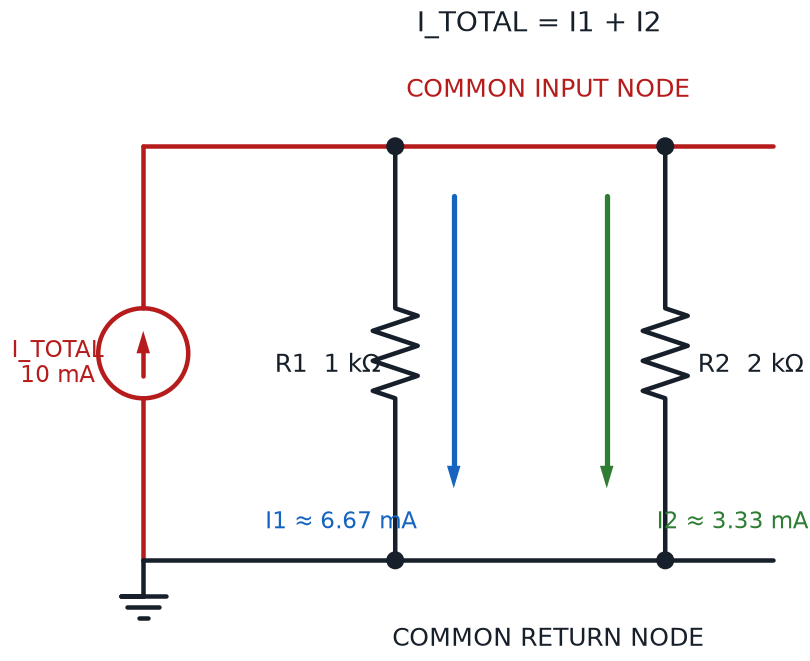

This chart was generated by the following Python code:
#!/usr/bin/env python3
"""Render a two-branch current divider.

Prompt:
    Draw a 10 mA current source feeding two parallel resistors, R1=1 kΩ and
    R2=2 kΩ, between common input and return nodes. Label source current,
    branch currents I1 and I2, their directions, and I_TOTAL = I1 + I2. Show
    the approximate branch values 6.67 mA and 3.33 mA.

Topology: 10mA source feeds node IN; R1 and R2 connect from IN to RETURN.
Assumptions: Ideal source and nominal resistor values.
"""

from pathlib import Path
import sys

sys.path.insert(0, str(Path(__file__).resolve().parents[3]))
import schemdraw.elements as elm
from docs.schematic_utils import (
    BLUE,
    GREEN,
    INK,
    RED,
    arrow,
    dot,
    drawing,
    ground,
    save_cli,
    text,
    wire,
)


def build_drawing():
    d = drawing()
    src = d.add(elm.SourceI().up().at((1.2, 1.2)).to((1.2, 5.8)).color(RED))
    wire(d, src.end, (8.2, 5.8), color=RED)
    wire(d, src.start, (8.2, 1.2))
    ground(d, src.start)
    r1 = d.add(elm.Resistor().down().at((4, 5.8)).to((4, 1.2)))
    r2 = d.add(elm.Resistor().down().at((7, 5.8)).to((7, 1.2)))
    for p in [(4, 5.8), (7, 5.8), (4, 1.2), (7, 1.2)]:
        dot(d, p)
    text(d, "I_TOTAL\n10 mA", (0.15, 3.5), color=RED, fontsize=9)
    text(d, "COMMON INPUT NODE", (5.6, 6.55), color=RED, fontsize=10)
    text(d, "COMMON RETURN NODE", (5.6, 0.45), fontsize=10)
    text(d, "R1  1 kΩ", (3.15, 3.5))
    text(d, "R2  2 kΩ", (7.85, 3.5))
    arrow(d, (4.65, 5.25), (4.65, 2.0), color=BLUE)
    arrow(d, (6.35, 5.25), (6.35, 2.0), color=GREEN)
    text(d, "I1 ≈ 6.67 mA", (3.3, 1.75), color=BLUE, fontsize=9)
    text(d, "I2 ≈ 3.33 mA", (7.65, 1.75), color=GREEN, fontsize=9)
    text(d, "I_TOTAL = I1 + I2", (5.5, 7.25), fontsize=11)
    return d


if __name__ == "__main__":
    save_cli(build_drawing, __doc__)
